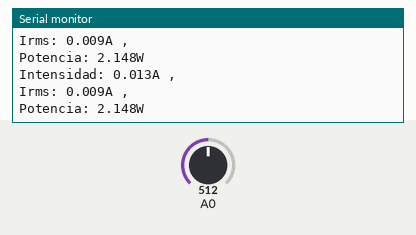
Recording of a sketch running on a simulated Arduino Uno, built with avr-gcc and run on an emulated ATmega328P. Shown: the last lines printed to the serial monitor. Inputs (shaded band) come from the test bench; at power-on: A0 = 512.

Above: at 1.2 s.
1.3 s: A0 set to 716
At 2.6 s:
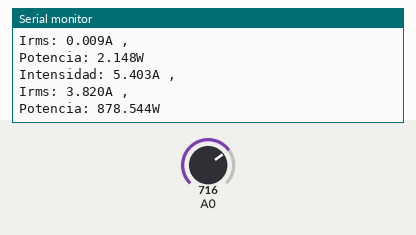
2.8 s: A0 set to 900
At 3.9 s:
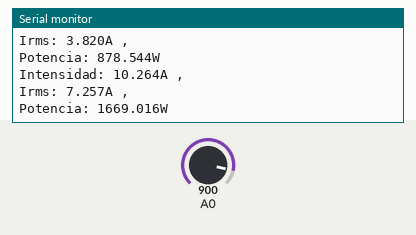
Timing chart, 0 to 5.8 s (numbered marks = the images above; inputs shaded):
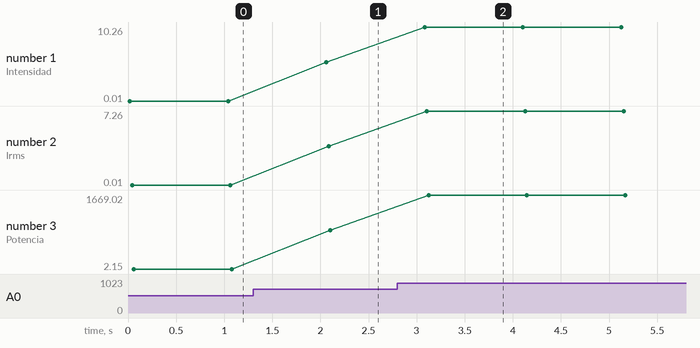

The sketch:

sensor_consumo_ACS712.ino
```cpp
//https://www.luisllamas.es/arduino-intensidad-consumo-electrico-acs712/


// Sensibilidad del sensor en V/A
float SENSIBILITY = 0.185;   // Modelo 5A
//float SENSIBILITY = 0.100; // Modelo 20A
//float SENSIBILITY = 0.066; // Modelo 30A

int SAMPLESNUMBER = 100;

void setup()
{
   Serial.begin(9600);
}

void printMeasure(String prefix, float value, String postfix)
{
   Serial.print(prefix);
   Serial.print(value, 3);
   Serial.println(postfix);
}

void loop()
{
   float current = getCorriente(SAMPLESNUMBER);
   float currentRMS = 0.707 * current;
   float power = 230.0 * currentRMS;

   printMeasure("Intensidad: ", current, "A ,");
   printMeasure("Irms: ", currentRMS, "A ,");
   printMeasure("Potencia: ", power, "W");
   delay(1000);
}

float getCorriente(int samplesNumber)
{
   float voltage;
   float corrienteSum = 0;
   for (int i = 0; i < samplesNumber; i++)
   {
      voltage = analogRead(A0) * 5.0 / 1023.0;
      corrienteSum += (voltage - 2.5) / SENSIBILITY;
   }
   return(corrienteSum / samplesNumber);
}
```

Measured:
- after the input at 1.3 s, the serial monitor: prints a new line after 0.76 s (image 1)
- after the input at 2.8 s, the serial monitor: prints a new line after 0.28 s (image 2)
- plotted number 1: 0.01 → 5.4 after the input at 1.3 s, 5.4 → 10.26 after the input at 2.8 s
- plotted number 2: 0.01 → 3.82 after the input at 1.3 s, 3.82 → 7.26 after the input at 2.8 s
- plotted number 3: 2.15 → 878.54 after the input at 1.3 s, 878.54 → 1669.02 after the input at 2.8 s
